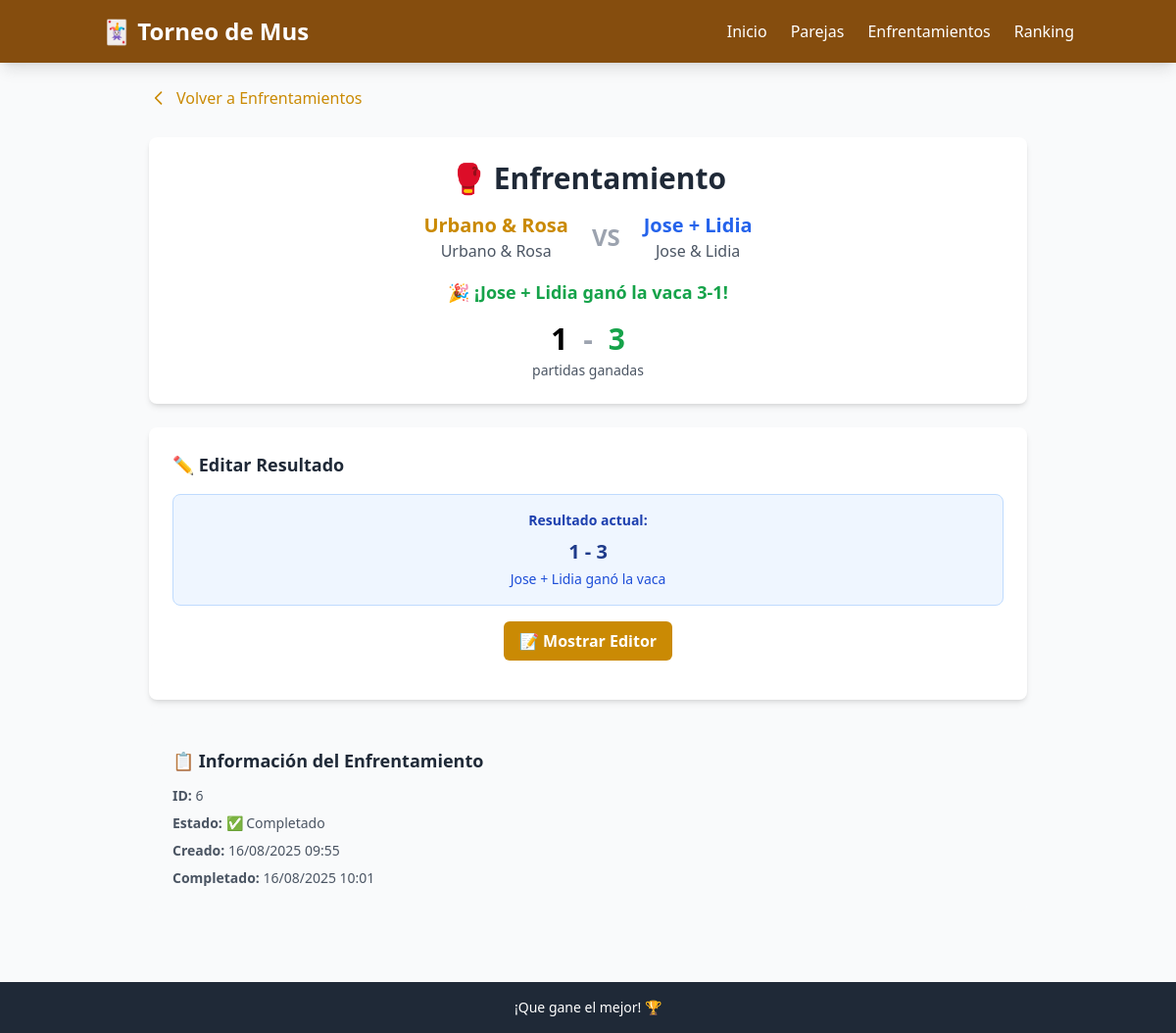
The page /matches/6 on the database its author committed.
### models.py (models this page shows)
class Team(Base):
    __tablename__ = "teams"
    id = Column(Integer, primary_key=True, index=True)
    name = Column(String, unique=True, index=True)
    player1 = Column(String)
    player2 = Column(String)
    created_at = Column(DateTime, server_default=func.now())
    matches_as_team1 = relationship("Match", foreign_keys="[Match.team1_id]", back_populates="team1")
    matches_as_team2 = relationship("Match", foreign_keys="[Match.team2_id]", back_populates="team2")
    won_matches = relationship("Match", foreign_keys="[Match.winner_id]", back_populates="winner")

class Match(Base):
    __tablename__ = "matches"
    id = Column(Integer, primary_key=True, index=True)
    team1_id = Column(Integer, ForeignKey("teams.id"))
    team2_id = Column(Integer, ForeignKey("teams.id"))
    status = Column(Enum(MatchStatus), default=MatchStatus.PENDING)
    winner_id = Column(Integer, ForeignKey("teams.id"), nullable=True)
    team1_games_won = Column(Integer, default=0)  # Partidas ganadas por team1
    team2_games_won = Column(Integer, default=0)  # Partidas ganadas por team2
    created_at = Column(DateTime, server_default=func.now())
    completed_at = Column(DateTime, nullable=True)
    team1 = relationship("Team", foreign_keys=[team1_id], back_populates="matches_as_team1")
    team2 = relationship("Team", foreign_keys=[team2_id], back_populates="matches_as_team2")
    winner = relationship("Team", foreign_keys=[winner_id], back_populates="won_matches")

### main.py (the view)
@app.get("/matches/{match_id}", response_class=HTMLResponse)
def match_detail(match_id: int, request: Request, db: Session = Depends(get_db)):
    match = db.query(Match).filter(Match.id == match_id).first()
    if not match:
        raise HTTPException(status_code=404, detail="Match not found")
    return templates.TemplateResponse("match_detail.html", {
        "request": request,
        "match": match
    })

### templates/match_detail.html (shortened to what this page needs)
{% extends "base.html" %}
{% block content %}
<div class="max-w-4xl mx-auto">
    <div class="mb-6">
        <a href="/matches"
           class="inline-flex items-center text-mus-600 hover:text-mus-700 transition-colors">
            <svg class="w-5 h-5 mr-2" fill="none" stroke="currentColor" viewBox="0 0 24 24">
                <path stroke-linecap="round" stroke-linejoin="round" stroke-width="2" d="M15 19l-7-7 7-7"></path>
            </svg>
            Volver a Enfrentamientos
        </a>
    </div>
    <div class="bg-white rounded-lg shadow-md p-6 mb-6">
        <div class="text-center">
            <h2 class="text-2xl md:text-3xl font-bold text-gray-800 mb-4">
                🥊 Enfrentamiento
            </h2>
            <div class="flex items-center justify-center space-x-6 mb-4">
                <div class="text-center">
                    <h3 class="text-xl font-bold text-mus-600">{{ match.team1.name }}</h3>
                    <p class="text-gray-600">
                        <span class="font-medium">{{ match.team1.player1 }}</span> &
                        <span class="font-medium">{{ match.team1.player2 }}</span>
                    </p>
                </div>
                <div class="text-2xl font-bold text-gray-400">VS</div>
                <div class="text-center">
                    <h3 class="text-xl font-bold text-blue-600">{{ match.team2.name }}</h3>
                    <p class="text-gray-600">
                        <span class="font-medium">{{ match.team2.player1 }}</span> &
                        <span class="font-medium">{{ match.team2.player2 }}</span>
                    </p>
                </div>
            </div>
            {% if match.status.value == 'completed' %}
                <div class="text-lg text-green-600 font-bold">
                    🎉 ¡{{ match.winner.name }} ganó la vaca {{ match.winner.id == match.team1_id and match.team1_games_won or match.team2_games_won }}-{{ match.winner.id == match.team1_id and match.team2_games_won or match.team1_games_won }}!
                </div>
            {% elif match.status.value == 'in_progress' %}
                <div class="text-lg text-orange-600 font-bold">
                    ⚡ En progreso
                </div>
            {% else %}
                <div class="text-lg text-gray-600 font-bold">
                    ⏳ Pendiente
                </div>
            {% endif %}
        </div>
        {% if match.team1_games_won > 0 or match.team2_games_won > 0 %}
        <div class="text-center mt-4">
            <div class="text-3xl font-bold">
                <span class="{% if match.team1_games_won > match.team2_games_won %}text-green-600{% endif %}">{{ match.team1_games_won }}</span>
                <span class="mx-2 text-gray-400">-</span>
                <span class="{% if match.team2_games_won > match.team1_games_won %}text-green-600{% endif %}">{{ match.team2_games_won }}</span>
            </div>
            <div class="text-sm text-gray-600 mt-1">partidas ganadas</div>
        </div>
        {% endif %}
    </div>
    {% if match.status.value == 'completed' %}
    <div class="bg-white rounded-lg shadow-md p-6 mb-6" x-data="matchEditForm({{ match.team1_games_won }}, {{ match.team2_games_won }})">
        <h3 class="text-lg font-semibold text-gray-800 mb-4">✏️ Editar Resultado</h3>
        <div class="bg-blue-50 border border-blue-200 rounded-lg p-4 mb-4">
            <div class="text-center">
                <p class="text-sm text-blue-800 mb-2"><strong>Resultado actual:</strong></p>
                <p class="text-xl font-bold text-blue-900">{{ match.team1_games_won }} - {{ match.team2_games_won }}</p>
                <p class="text-sm text-blue-700 mt-1">{{ match.winner.name }} ganó la vaca</p>
            </div>
        </div>
        <div class="text-center mb-4">
            <button @click="showEditForm = !showEditForm"
                    class="bg-yellow-600 hover:bg-yellow-700 text-white px-4 py-2 rounded-md font-semibold transition-colors">
                <span x-show="!showEditForm">📝 Mostrar Editor</span>
            </button>
        </div>
    </div>
    {% endif %}
    <div class="bg-gray-50 rounded-lg p-6">
        <h3 class="text-lg font-semibold text-gray-800 mb-3">📋 Información del Enfrentamiento</h3>
        <div class="space-y-2 text-sm text-gray-600">
            <p><strong>ID:</strong> {{ match.id }}</p>
            <p><strong>Estado:</strong>
                {% if match.status.value == 'completed' %}
                    ✅ Completado
                {% elif match.status.value == 'in_progress' %}
                    ⚡ En progreso
                {% else %}
                    ⏳ Pendiente
                {% endif %}
            </p>
            <p><strong>Creado:</strong> {{ match.created_at.strftime('%d/%m/%Y %H:%M') if match.created_at else 'N/A' }}</p>
            {% if match.completed_at %}
            <p><strong>Completado:</strong> {{ match.completed_at.strftime('%d/%m/%Y %H:%M') }}</p>
            {% endif %}
        </div>
    </div>
</div>
{% endblock %}

### rows shown on the page
Team: team1.name "Urbano & Rosa", team1.player1 "Urbano", team1.player2 "Rosa"
Team: team2.name "Jose + Lidia", team2.player1 "Jose", team2.player2 "Lidia", winner.name "Jose + Lidia"
Match: winner "3", winner "1", team1_games_won "1", team2_games_won "3", id "6", created_at "16/08/2025 09:55", completed_at "16/08/2025 10:01"
